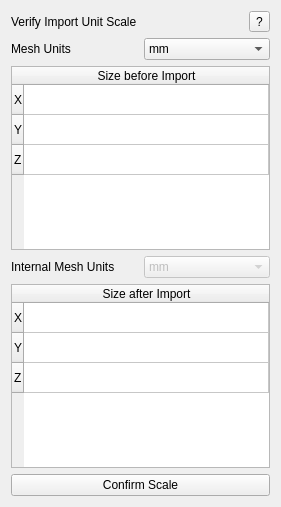
             <widget class="QWidget" name="widget_scaling">
              <property name="geometry">
               <rect>
                <x>0</x>
                <y>0</y>
                <width>267</width>
                <height>507</height>
               </rect>
              </property>
              <property name="sizePolicy">
               <sizepolicy hsizetype="Minimum" vsizetype="Minimum">
                <horstretch>0</horstretch>
                <verstretch>0</verstretch>
               </sizepolicy>
              </property>
              <attribute name="label">
               <string>Scaling</string>
              </attribute>
              <layout class="QVBoxLayout" name="verticalLayout_12" stretch="0,0,0,0,0,0">
               <item>
                <layout class="QHBoxLayout" name="horizontalLayout_13">
                 <item>
                  <widget class="QLabel" name="label_11">
                   <property name="text">
                    <string>Verify Import Unit Scale</string>
                   </property>
                  </widget>
                 </item>
                 <item>
                  <widget class="QToolButton" name="toolButton_5">
                   <property name="text">
                    <string>?</string>
                   </property>
                  </widget>
                 </item>
                </layout>
               </item>
               <item>
                <layout class="QHBoxLayout" name="horizontalLayout_14">
                 <item>
                  <widget class="QLabel" name="label_12">
                   <property name="text">
                    <string>Mesh Units</string>
                   </property>
                  </widget>
                 </item>
                 <item>
                  <widget class="QComboBox" name="comboBox_unit_scale">
                   <item>
                    <property name="text">
                     <string>mm</string>
                    </property>
                   </item>
                   <item>
                    <property name="text">
                     <string>cm</string>
                    </property>
                   </item>
                   <item>
                    <property name="text">
                     <string>m</string>
                    </property>
                   </item>
                  </widget>
                 </item>
                </layout>
               </item>
               <item>
                <widget class="QTableWidget" name="tableWidget_import_units">
                 <property name="sizePolicy">
                  <sizepolicy hsizetype="Minimum" vsizetype="Minimum">
                   <horstretch>0</horstretch>
                   <verstretch>0</verstretch>
                  </sizepolicy>
                 </property>
                 <property name="maximumSize">
                  <size>
                   <width>330</width>
                   <height>200</height>
                  </size>
                 </property>
                 <property name="sizeAdjustPolicy">
                  <enum>QAbstractScrollArea::AdjustToContentsOnFirstShow</enum>
                 </property>
                 <property name="showGrid">
                  <bool>true</bool>
                 </property>
                 <attribute name="horizontalHeaderStretchLastSection">
                  <bool>true</bool>
                 </attribute>
                 <attribute name="verticalHeaderStretchLastSection">
                  <bool>false</bool>
                 </attribute>
                 <row>
                  <property name="text">
                   <string>X</string>
                  </property>
                 </row>
                 <row>
                  <property name="text">
                   <string>Y</string>
                  </property>
                 </row>
                 <row>
                  <property name="text">
                   <string>Z</string>
                  </property>
                 </row>
                 <column>
                  <property name="text">
                   <string>Size before Import</string>
                  </property>
                 </column>
                </widget>
               </item>
               <item>
                <layout class="QHBoxLayout" name="horizontalLayout_15">
                 <item>
                  <widget class="QLabel" name="label_13">
                   <property name="text">
                    <string>Internal Mesh Units</string>
                   </property>
                  </widget>
                 </item>
                 <item>
                  <widget class="QComboBox" name="comboBox_3">
                   <property name="enabled">
                    <bool>false</bool>
                   </property>
                   <item>
                    <property name="text">
                     <string>mm</string>
                    </property>
                   </item>
                   <item>
                    <property name="text">
                     <string>cm</string>
                    </property>
                   </item>
                   <item>
                    <property name="text">
                     <string>m</string>
                    </property>
                   </item>
                  </widget>
                 </item>
                </layout>
               </item>
               <item>
                <widget class="QTableWidget" name="tableWidget_internal_units">
                 <property name="sizePolicy">
                  <sizepolicy hsizetype="Minimum" vsizetype="Minimum">
                   <horstretch>0</horstretch>
                   <verstretch>0</verstretch>
                  </sizepolicy>
                 </property>
                 <property name="maximumSize">
                  <size>
                   <width>330</width>
                   <height>200</height>
                  </size>
                 </property>
                 <property name="sizeAdjustPolicy">
                  <enum>QAbstractScrollArea::AdjustToContentsOnFirstShow</enum>
                 </property>
                 <property name="showGrid">
                  <bool>true</bool>
                 </property>
                 <attribute name="horizontalHeaderStretchLastSection">
                  <bool>true</bool>
                 </attribute>
                 <attribute name="verticalHeaderStretchLastSection">
                  <bool>false</bool>
                 </attribute>
                 <row>
                  <property name="text">
                   <string>X</string>
                  </property>
                 </row>
                 <row>
                  <property name="text">
                   <string>Y</string>
                  </property>
                 </row>
                 <row>
                  <property name="text">
                   <string>Z</string>
                  </property>
                 </row>
                 <column>
                  <property name="text">
                   <string>Size after Import</string>
                  </property>
                 </column>
                </widget>
               </item>
               <item>
                <widget class="QPushButton" name="pushButton_confirm_scale">
                 <property name="text">
                  <string>Confirm Scale</string>
                 </property>
                </widget>
               </item>
              </layout>
             </widget>
